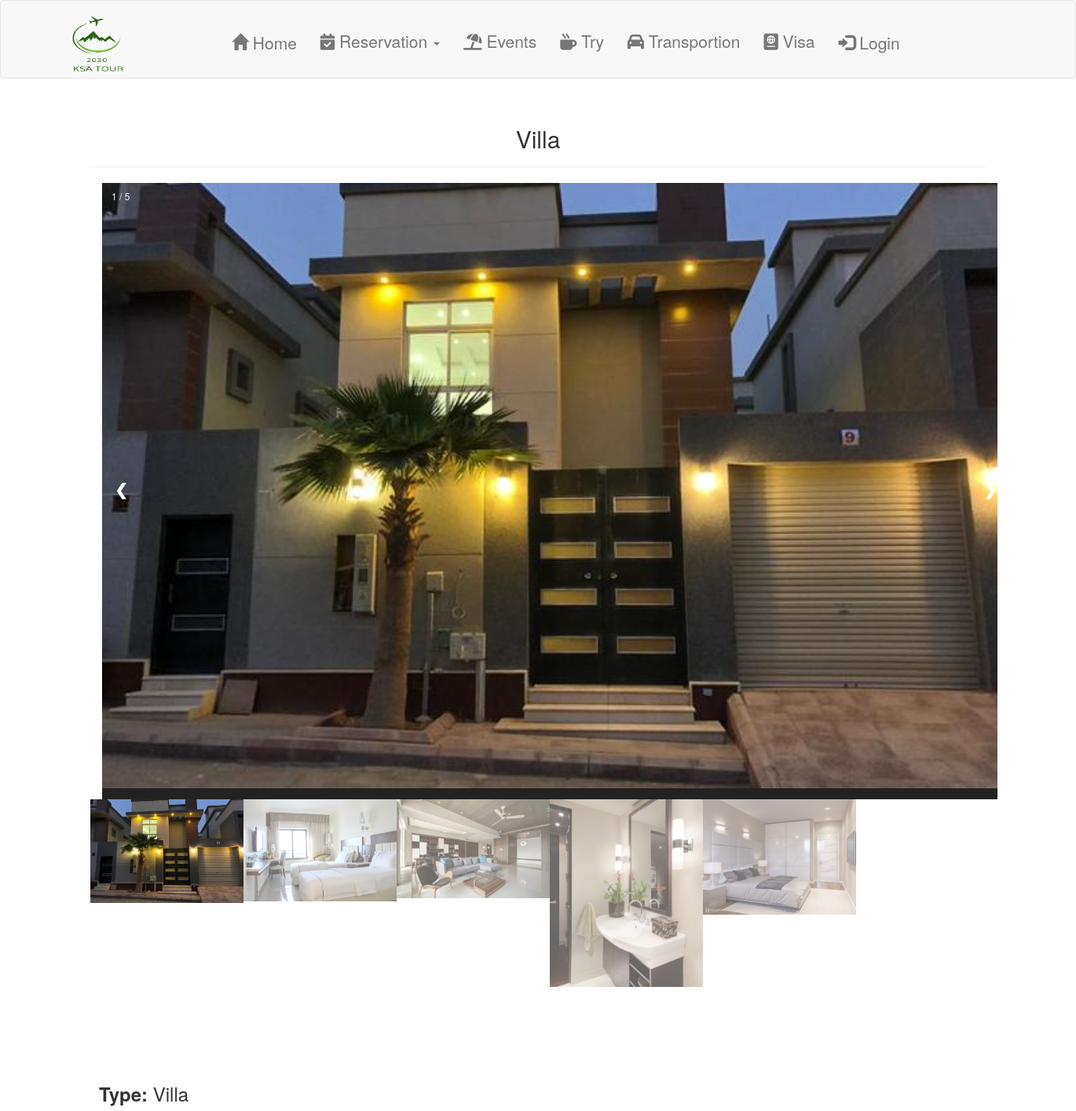
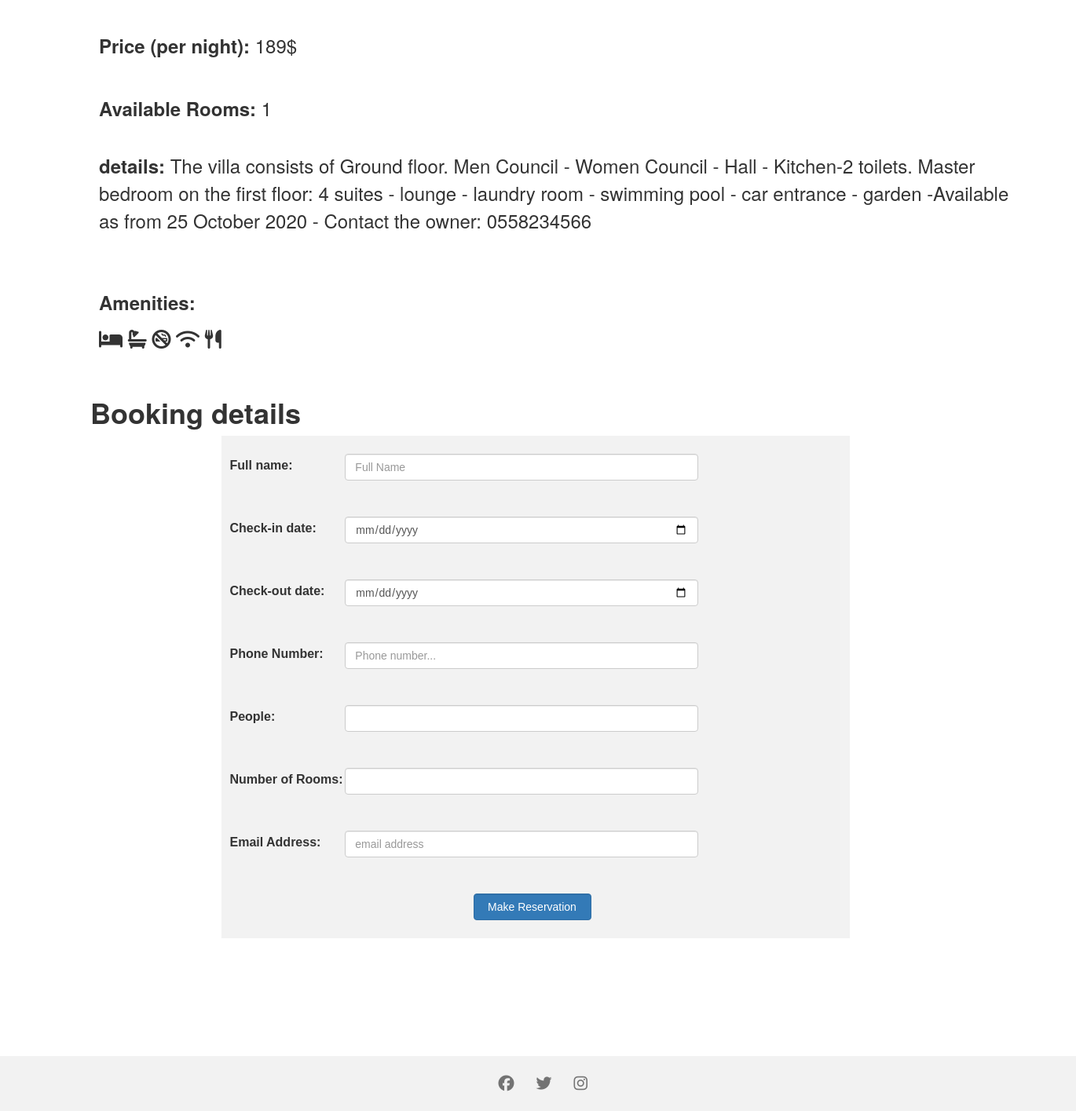
The app's page /detailsHouses.php?sharinghouses=5 with its own data (2 pictures, top to bottom).
### tables this page shows
CREATE TABLE `sharinghouses` (
  `id` int(11) NOT NULL,
  `City` varchar(260) NOT NULL,
  `type` varchar(255) NOT NULL,
  `reservationstype` text NOT NULL,
  `rooms` int(11) NOT NULL,
  `price` varchar(344) NOT NULL,
  `property` varchar(255) NOT NULL,
  `Time` varchar(260) NOT NULL,
  `details` text NOT NULL,
  `photo1` text NOT NULL,
  `photo2` text NOT NULL,
  `photo3` text NOT NULL,
  `photo4` text NOT NULL,
  `photo5` text NOT NULL,
  `state` int(11) DEFAULT '0',
  `email` varchar(255) DEFAULT NULL
);

### detailsHouses.php (the view, shortened to what this page needs)
<html>
<?php include('header.php'); ?>
<body>
<?php include('navbar.php'); ?>
<?php
$servername="localhost";
$username="root";
$password="";
$dbname="ksatour";
$conn=new mysqli($servername,$username,$password,$dbname);
if(isset($_GET['sharinghouses'])) {
  $sharinghousesID = $_GET['sharinghouses'];
  $select = $conn->query("SELECT * FROM sharinghouses WHERE id = '{$sharinghousesID}' and state=1");
  $s = $conn->query("SELECT rooms FROM sharinghouses WHERE id = '{$sharinghousesID}' and state=1");
  if(isset($_POST['checkin'])) {
    if( !empty($_POST['fullname']) && !empty($_POST['in_date']) && !empty($_POST['out_date']) && !empty($_POST['phone']) && !empty($_POST['people']) )
    {
        $name = $_POST['fullname'];
        $checkin = $_POST['in_date'];
        $checkout = $_POST['out_date'];
        $phone = $_POST['phone'];
        $people = $_POST['people'];
		$numberOfroom = $_POST['roomi'];
        $email = $_POST['email'];
        $r_number = mysqli_fetch_assoc($s);
        $r = $r_number['rooms'];
        $current_date = date("Y-m-d");
        if($checkin >= $current_date){
          if($checkout >= $checkin){
          $insert = "INSERT INTO `reservationshouse` (`id`, `name`, `checkin`, `checkout`, `phone`, `people`, `email`, `room`) VALUES (NULL, '$name', '$checkin', '$checkout', '$phone', '$people', '$email', '$numberOfroom')";
              $_SESSION['hotels_success'] = 'Reservation successfully made!';
              $save = $conn->query($insert);
                  if($save === true){
                    $newRooms = $r - $numberOfroom ;
                    if($newRooms <= 0){
                      $newRooms = 0;
                    }
                    $update = $conn->query("UPDATE sharinghouses SET `rooms`='$newRooms' WHERE id = '{$sharinghousesID}' ");
                    header("Location:detailsHouses.php?sharinghouses=$sharinghousesID");
                  }
            }
			else {
              echo '<p class="text-center alert alert-danger">Invalid Check-out date provided. Please avoid using a past date.</p>';
            }
        }
    else {
          echo '<p class="text-center alert alert-danger">Invalid Check-in date provided. Please avoid using a past date.</p>'; }
   $checkResult= mysqli_query($conn,  $insert);
    }
if($checkResult){
   echo  "Successfully entered!";
   echo "<meta http-equiv='refresh' content='0; url=detailsHouses.php?sharinghouses=$sharinghousesID'>";
  header("Location:payment1.php");
 }
else{
     echo mysqli_error($conn);
 }
}}
?>
<link rel="stylesheet" href="https://maxcdn.bootstrapcdn.com/bootstrap/3.3.7/css/bootstrap.min.css">
<link rel="stylesheet" href="https://cdnjs.cloudflare.com/ajax/libs/font-awesome/4.7.0/css/font-awesome.min.css">
<div class="container">
    <?php while($sharinghouses = mysqli_fetch_assoc($select)): ?>
       <div class="page-header">
         <h2 class="text-center"><?= $sharinghouses['type']; ?></h2>
       </div>
<div class="row">
         <div class="col-md-6">
       <table>
<tr>
<div class="container">
  <div class="mySlides">
    <div class="numbertext">1 / 5</div>
    <img src="<?= $sharinghouses['photo1'] ?>" style="width:100%">
  </div>
  <a class="prev" onclick="plusSlides(-1)">❮</a>
  <a class="next" onclick="plusSlides(1)">❯</a>
  <div class="caption-container">
  </div>
  <div class="row">
    <div class="column">
      <img class="demo cursor" src="<?= $sharinghouses['photo1'] ?>" style="width:100%" onclick="currentSlide(1)">
    </div>
    <div class="column">
      <img class="demo cursor" src="<?= $sharinghouses['photo2'] ?>" style="width:100%" onclick="currentSlide(2)" >
    </div>
    <div class="column">
      <img class="demo cursor" src="<?= $sharinghouses['photo3'] ?>" style="width:100%" onclick="currentSlide(3)" >
    </div>
    <div class="column">
      <img class="demo cursor" src="<?= $sharinghouses['photo4'] ?>" style="width:100%" onclick="currentSlide(4)" >
    </div>
    <div class="column">
      <img class="demo cursor" src="<?= $sharinghouses['photo5'] ?>" style="width:100%" onclick="currentSlide(5)" >
    </div>
    </div>
  </div>
</div>
<br>
<br>
<br>
<br>
<br>
<table>
<tr style="height:80px;">
    <td><p><b>Type: </b> <?= $sharinghouses['type']; ?></p></td>
</tr>
<tr style="height:80px;">
    <td><p><b>Price (per night): </b> <?= $sharinghouses['price']; ?></p></td>
</tr>
<tr style="height:80px;">
    <td><p><b>Available Rooms: </b> <?= $sharinghouses['rooms']; ?></p></td>
</tr>
<tr style="height:80px;">
    <td><p style="width: 1170px;"><b>details: </b> <?= $sharinghouses['details']; ?></p></td>
</tr>
<tr >
    <td><?=($sharinghouses['rooms'] <= 0)?'<p class="text-danger">reservations have been closed on this room!</p>':'';?></td>
</tr>
<tr style="height:80px;">
    <td><h3><p style='font-size:100%'><b>Amenities:</b><br><h3/>
        <i class='fas fa-bed'></i>
        <i class='fas fa-bath'></i>
        <i class='fas fa-smoking-ban'></i>
      <i class='fas fa-wifi'></i>
      <i class='fas fa-utensils' style='font-size:24px'></i> </p></td>
</tr>
   </table>
     <br>
  <h1 ><b> Booking details </b></h1>
  <table align="center;"
  style= "margin-left:30%; font-family: Trebuchet MS, Arial, Helvetica, sans-serif; border-collapse: collapse;  width:800px; background-color: #f2f2f2;">
         <form action="detailsHouses.php?sharinghouses=<?=$sharinghousesID?>" method="POST">
  <tr style="height:80px;">
    <td><label class="form-control-label">Full name:</label> </td>
  <td> <input type="text" class="form-control" name="fullname" placeholder="Full Name" style="margin-left:-100px; width: 450px;" required> </td>
  </tr>
    <tr style="height:80px;">
    <td><label class="form-control-label">Check-in date:</label> </td>
  <td><input type="date" class="form-control" name="in_date"style="margin-left:-100px; width: 450px;"required></td>
  </tr>
    <tr style="height:80px;">
    <td><label class="form-control-label">Check-out date:</label></td>
  <td><input type="date" class="form-control" name="out_date"style="margin-left:-100px; width: 450px;"required></td>
  </tr>
    <tr style="height:80px;">
    <td><label class="form-control-label">Phone Number:</label></td>
  <td><input type="text" class="form-control" name="phone" placeholder="Phone number..."style="margin-left:-100px; width: 450px;"required></td>
  </tr>
      <tr style="height:80px;">
    <td><label class="form-control-label">People:</label></td>
  <td><input type="number" class="form-control" max="5" name="people"style="margin-left:-100px; width: 450px;"required></td>
  </tr>
     <tr style="height:80px;">
    <td><label class="form-control-label">Number of Rooms:</label></td>
  <td> <input type="number" class="form-control" name="roomi"style="margin-left:-100px; width: 450px;"required></td>
  </tr>
     <tr style="height:80px;">
    <td><label class="form-control-label">Email Address:</label></td>
  <td><input type="email" class="form-control" name="email" placeholder="email address"style="margin-left:-100px; width: 450px;"required></td>
  </tr>
     <tr style="height:80px;">
  <td colspan= 2><input type="submit"  onclick="window.location.href = 'payment1.php';" class="form-control btn btn-primary" value="Make Reservation" name="checkin"  style="margin-left:310px; width: 150px;"></td>
  </tr>
   </form>
   </table>
         <?php endwhile; ?>
        </div>
<br /><br /><br /><br />
  <div class="footer1">
   <a href="https://www.facebook.com/ksatourwebsite" class="fa fa-facebook" style="font-size: 20px; color: #737373;" ></a>
  <a href="https://twitter.com/KSATOUR_" class="fa fa-twitter" style="font-size:  20px; color: #737373;"></a>
  <a href="https://www.instagram.com/ksatour_/?hl=en" class="fa fa-instagram"style="font-size:  20px; color: #737373;"></a>
  </div>
  </body>
</html>

### detailsHouses.php (style rules this page uses)
.footer1 { position:absolute; left: -180px; bottom: -220px; width: 1525px; size: 80px; background-color:#f2f2f2; color: black ; text-align:center; }
.fa { padding: 20px; font-size: 60px; width: 30px; text-align: center; text-decoration: none; margin: 5px 2px; border-radius: 50%; }
p { font-size : 150% }
img { vertical-align: middle; }
.container { position: relative; }
.mySlides { display: none; }
.cursor { cursor: pointer; }
.prev, .next { cursor: pointer; position: absolute; top: 40%; width: auto; padding: 16px; margin-top: -50px; color: white; font-weight: bold; font-size: 20px; border-radius: 0 3px 3px 0; user-select: none; -webkit-user-select: none; }
.next { right: 0; border-radius: 3px 0 0 3px; }
.numbertext { color: #f2f2f2; font-size: 12px; padding: 8px 12px; position: absolute; top: 0; }
.caption-container { text-align: center; background-color: #222; padding: 2px 16px; color: white; }
.row:after { content: ""; display: table; clear: both; }
.column { float: left; width: 16.66%; }
.demo { opacity: 0.6; }
.active, .demo:hover { opacity: 1; }
td { padding: 11px; }

### records on screen
sharinghouses: type "Villa", price "189$", rooms "1", details "The villa consists of Ground floor. Men Council - Women Council - Hall - Kitchen-2 toilets. Master bedroom on the first floor: 4 suites - lounge - laundry room - swimming pool - car entrance - garden -Available as from 25 October 2020 - Contact the owner: 0558234566"
